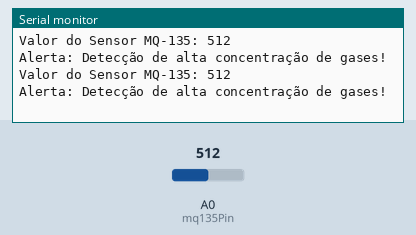
This sketch was run on a simulated Arduino Uno, built with avr-gcc and run on an emulated ATmega328P. Parts: the last lines printed to the serial monitor. The test bench sets the inputs (shaded band); at power-on: A0 (mq135Pin) = 512.

Above: at 1.8 s.
1.9 s: A0 (mq135Pin) set to 540
At 2.9 s:
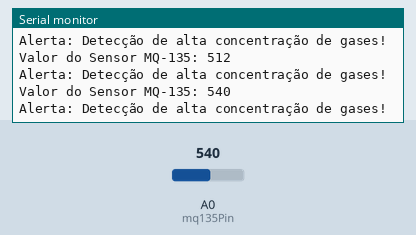
3.4 s: A0 (mq135Pin) set to 557
At 4.9 s:
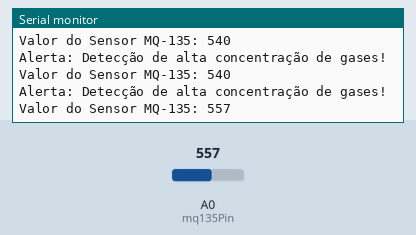
Timing chart, 0 to 6.4 s (numbered marks = the images above; inputs shaded):
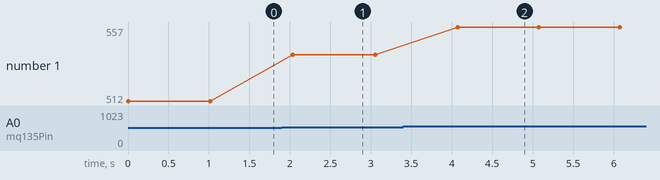

The sketch:

codigo_teste_sensor.ino
```cpp
int mq135Pin = A0;
int valorNormal = 675; // Média dos valores normais
int limiar = 550; // Valor definido como alerta

void setup() {
  Serial.begin(9600);
}

void loop() {
  int sensorValue = analogRead(mq135Pin);
  Serial.print("Valor do Sensor MQ-135: ");
  Serial.println(sensorValue);

  if(sensorValue < limiar) {
    Serial.println("Alerta: Detecção de alta concentração de gases!");
  }

  delay(1000);
}
```

Measured:
- the behaviour switches between 549 and 550 on A0 (mq135Pin) (found by bisection; images 1 and 2)
- after the input at 1.9 s, the serial monitor: prints a new line after 0.14 s (image 1)
- after the input at 3.4 s, the serial monitor: prints a new line after 0.67 s (image 2)
- plotted number 1: 512 → 540 after the input at 1.9 s, 540 → 557 after the input at 3.4 s
